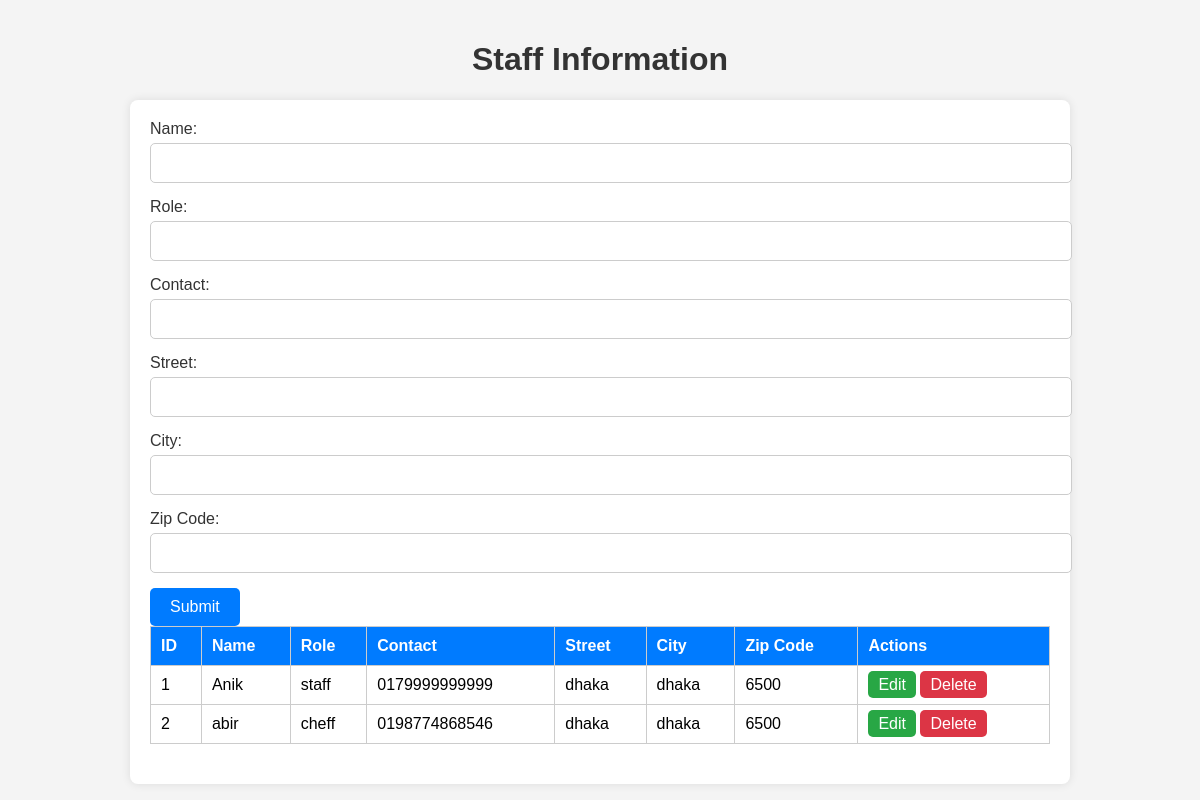
The page /staff_info.php on the database its author committed.
### tables this page shows
CREATE TABLE `staff` (
  `Staff_ID` int(11) NOT NULL,
  `Name` varchar(100) DEFAULT NULL,
  `Role` varchar(50) DEFAULT NULL,
  `Contact` varchar(20) DEFAULT NULL,
  `Street` varchar(100) DEFAULT NULL,
  `City` varchar(50) DEFAULT NULL,
  `Zip_Code` varchar(10) DEFAULT NULL
);

### staff_info.php (the view, shortened to what this page needs)
<?php
$mysqli = new mysqli('localhost', 'root', '', 'restaurant_db');
$result = $mysqli->query("SELECT * FROM Staff");
?>
<!DOCTYPE html>
<html lang="en">
<head>
</head>
<body>
<h1>Staff Information</h1>
<div class="container">
    <form action="staff_info.php" method="POST">
        <div class="form-group">
            <label for="name">Name:</label>
            <input type="text" id="name" name="name" required>
        </div>
        <div class="form-group">
            <label for="role">Role:</label>
            <input type="text" id="role" name="role" required>
        </div>
        <div class="form-group">
            <label for="contact">Contact:</label>
            <input type="text" id="contact" name="contact" required>
        </div>
        <div class="form-group">
            <label for="street">Street:</label>
            <input type="text" id="street" name="street" required>
        </div>
        <div class="form-group">
            <label for="city">City:</label>
            <input type="text" id="city" name="city" required>
        </div>
        <div class="form-group">
            <label for="zip_code">Zip Code:</label>
            <input type="text" id="zip_code" name="zip_code" required>
        </div>
        <button type="submit" class="btn">Submit</button>
    </form>
    <table>
        <thead>
            <tr>
                <th>ID</th>
                <th>Name</th>
                <th>Role</th>
                <th>Contact</th>
                <th>Street</th>
                <th>City</th>
                <th>Zip Code</th>
                <th>Actions</th>
            </tr>
        </thead>
        <tbody>
            <?php while ($row = $result->fetch_assoc()): ?>
                <tr>
                    <td><?= $row['Staff_ID'] ?></td>
                    <td><?= $row['Name'] ?></td>
                    <td><?= $row['Role'] ?></td>
                    <td><?= $row['Contact'] ?></td>
                    <td><?= $row['Street'] ?></td>
                    <td><?= $row['City'] ?></td>
                    <td><?= $row['Zip_Code'] ?></td>
                    <td>
                        <a href="staff_info.php?edit=<?= $row['Staff_ID'] ?>" class="edit">Edit</a>
                        <a href="staff_info.php?delete=<?= $row['Staff_ID'] ?>" class="delete" onclick="return confirm('Are you sure you want to delete this staff?')">Delete</a>
                    </td>
                </tr>
            <?php endwhile; ?>
        </tbody>
    </table>
</div>
</body>
</html>

### staff_info.php (style rules this page uses)
body { font-family: Arial, sans-serif; background-color: #f4f4f4; margin: 0; padding: 20px; }
h1 { text-align: center; color: #333; }
.container { max-width: 900px; margin: 0 auto; padding: 20px; background-color: #fff; border-radius: 8px; box-shadow: 0 0 10px rgba(0, 0, 0, 0.1); }
table { width: 100%; border-collapse: collapse; margin-bottom: 20px; }
table, th, td { border: 1px solid #ccc; }
th, td { padding: 10px; text-align: left; }
th { background-color: #007bff; color: white; }
.form-group { margin-bottom: 15px; }
label { display: block; margin-bottom: 5px; color: #333; }
input[type="text"], input[type="number"] { width: 100%; padding: 10px; border: 1px solid #ccc; border-radius: 5px; font-size: 16px; }
.btn { padding: 10px 20px; background-color: #007bff; color: white; border: none; border-radius: 5px; font-size: 16px; cursor: pointer; }
.edit, .delete { color: white; padding: 5px 10px; text-decoration: none; border-radius: 5px; }
.edit { background-color: #28a745; }
.delete { background-color: #dc3545; }

### rows shown on the page
staff: Staff_ID "1", Name "Anik", Role "staff", Contact "0179999999999", Street "dhaka", City "dhaka", Zip_Code "6500"
staff: Staff_ID "2", Name "abir", Role "cheff", Contact "0198774868546", Street "dhaka", City "dhaka", Zip_Code "6500"
